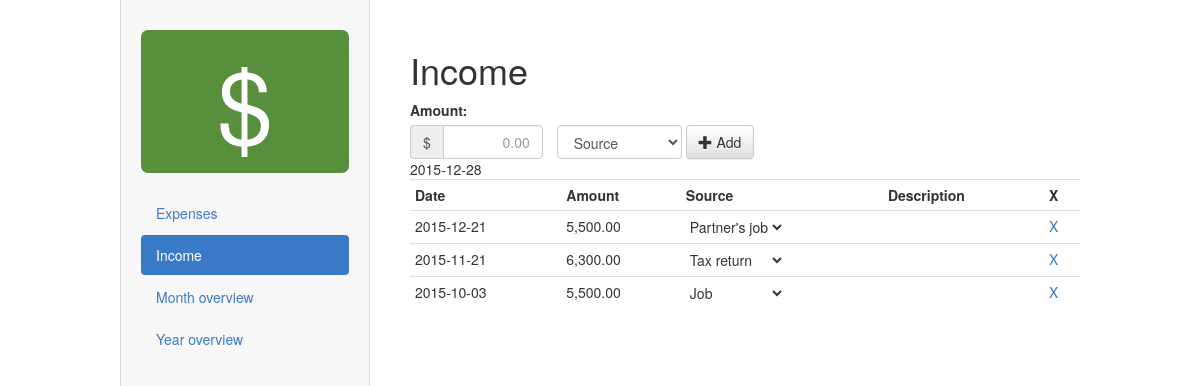
The app's page /income/ with its own data.
### models.py (models this page shows)
class IncomeItem(Base):
  __tablename__ = 'income'
  id = Column(Integer, primary_key = True)
  date = Column(String(10), nullable = False)
  amount = Column(Integer, nullable = False)
  source_id = Column(Integer, ForeignKey('income_sources.id'))
  source = relationship(IncomeSource)
  description = Column(String(50))

class IncomeSource(Base):
  __tablename__ = 'income_sources'
  id = Column(Integer, primary_key = True)
  name = Column(String(30), nullable = False)

### views.py (the view)
@app.route('/income/', methods = ['GET','POST'])
def Income():
  start_date = n_months_ago(2).strftime("%Y-%m-%d")
  current_date = datetime.now().strftime("%Y-%m-%d")
  if request.method == 'POST':
    if request.form['command'] == 'delete':
      deleted_id = request.form['id']
      deletedItem = session.query(IncomeItem).filter_by(id=deleted_id).one()
      session.delete(deletedItem)
      session.commit()
      print "Deleted row " + deleted_id
      allIncomeRows = getAllIncomeRows(start_date, current_date)
      allSourceRows = session.query(IncomeSource).all()
      return render_template('income_table.html',
                             allIncomeRows = allIncomeRows,
                             allSourceRows = allSourceRows)
    elif request.form['command'] == 'insert':
      input_date = request.form['date']
      input_amount = request.form['amount']
      input_source = request.form['source']
      input_description = request.form['description']
      incomeItem = IncomeItem(date = input_date,
                              amount = input_amount,
                              source_id = input_source,
                              description = input_description)
      session.add(incomeItem)
      session.commit()
      print "Inserted row %s | %s | %s | %s" % (input_date,
                                                input_amount,
                                                input_source,
                                                input_description)
      allIncomeRows = getAllIncomeRows(start_date, current_date)
      allSourceRows = session.query(IncomeSource).all()
      return render_template('income_table.html',
                              allIncomeRows = allIncomeRows,
                              allSourceRows = allSourceRows)
    elif request.form['command'] == 'update':
      input_id = request.form['id']
      input_field = request.form['field']
      input_value = request.form['value']
      row = session.query(IncomeItem).filter_by(id=input_id).one()
      if input_field == 'date':
        row.date = input_value
      elif input_field == 'amount':
        row.amount = input_value
      elif input_field == 'source':
        row.source_id = input_value
      elif input_field == 'description':
        row.description = input_value
      session.commit()
      print "Updated row %s" % str(input_id)
      allIncomeRows = getAllIncomeRows(start_date, current_date)
      allSourceRows = session.query(IncomeSource).all()
      return render_template('income_table.html',
                              allIncomeRows = allIncomeRows,
                              allSourceRows = allSourceRows)
  else: # normal GET request
    allIncomeRows = getAllIncomeRows(start_date, current_date)
    allSourceRows = session.query(IncomeSource).all()
    return render_template('income.html',
                           allIncomeRows = allIncomeRows,
                           allSourceRows = allSourceRows)

### views.py (called while the page is built)
def n_months_ago(n):
  now = datetime.now()
  return now + relativedelta(months = -n, day = 1)

def getAllIncomeRows(start_date, end_date):
  return session.query(IncomeItem).join("source").filter(IncomeItem.date.between(start_date, end_date)).order_by(IncomeItem.date.desc(),IncomeItem.id.desc()).all()

@app.context_processor
def utility_processor():
  def format_money(amount):
    result = format(float(amount)/100, ',.2f')
    if amount < 0:
      result = result.replace('-', u'\u2212')
    return result
  return dict(format_money=format_money)

### templates/income.html (shortened to what this page needs)
{% extends "index.html" %}
{% block content %}
  <div class="page-wrapper">
  <nav class="sidebar">
    <span class="app-logo-income">$</span>
    <ul class="nav nav-pills nav-stacked">
      <li><a href="{{ url_for('Expenses') }}">Expenses</a></li>
      <li class="active"><a href="{{ url_for('Income') }}">Income</a></li>
      <li><a href="{{ url_for('OverviewMonth') }}">Month overview</a></li>
      <li><a href="{{ url_for('OverviewYear') }}">Year overview</a></li>
    </ul>
  </nav>
  <article class="main">
    <h1 class="page-heading">Income</h1>
    <div class="input-form-container">
      <form class="form-inline" id="input-form" method="post" action="">
        <label for="input-box">Amount:</label><br>
        <div class="input-group">
          <div class="input-group-addon">$</div>
          <input type="text" class="form-control" id="input-box" name="input" autofocus="true" maxlength="8" placeholder="0.00">
        </div>
        <select id="source-select-preview" class="form-control">
          <option selected disabled>Source</option>
        </select>
        <button id="input-submit" class="btn btn-default" type="submit"><span class="glyphicon glyphicon-plus" aria-hidden="true"></span> Add</button>
      </form>
    </div>
    <div id="preview-box">
      <span id="date-preview"></span>
    </div>
    <div class="table-container">
      {% include "income_table.html" %}
    </div>
  </article>
</div>
{% endblock %}

### templates/income_table.html (shortened to what this page needs)
      <table class="table table-condensed">
        <tr>
          <th class="date">Date</th>
          <th class="amount">Amount</th>
          <th class="category">Source</th>
          <th class="description">Description</th>
          <th>X</th>
        </tr>
      {% for row in allIncomeRows %}
        <tr>
          <td class="row date">{{row.date}}</td>
          <td class="row amount">{{format_money(row.amount)}}</td>
          <td class="row source">
            <select class="source-select">
              <option selected>{{row.source.name}}</option>
            </select>
          </td>
          <td class="row description">{{row.description if row.description != None}}</td>
          <td class="row delete"><a class="delete-link" name="{{ row.id }}">X</a></td>
        </tr>
      {% endfor %}
      </table>

### static/css/style.css (style rules this page uses)
#input-box { width: 100px; display: inline-block; margin-right: 10px; text-align: right; }
table select { border: none; background: none; }
.page-wrapper { width: 960px; margin: 0 auto; }
.sidebar { width: 250px; position: fixed; top: 0; bottom: 0; padding: 30px 20px 0 20px; background: #f7f7f7; border-right: 1px solid #d9d9d9; border-left: 1px solid #d9d9d9; }
.sidebar li.active a { background-color: #397bc6; color: white; }
[class*='app-logo-'] { display: block; margin-bottom: 20px; font-size: 100px; font-weight: 100; text-align: center; color: white; border-radius: 7px; -webkit-border-radius: 7px; -moz-border-radius: 7px; }
.app-logo-income { background: #588f3d; }
.nav li a { color: #397bc6; }
.main { margin: 0 0 0 270px; padding-top: 30px; padding-left: 20px; }

### records on screen
IncomeItem: date "2015-12-21", amount "5,500.00", name "Partner's job"
IncomeItem: date "2015-11-21", amount "6,300.00", name "Tax return"
IncomeItem: date "2015-10-03", amount "5,500.00", name "Job"
